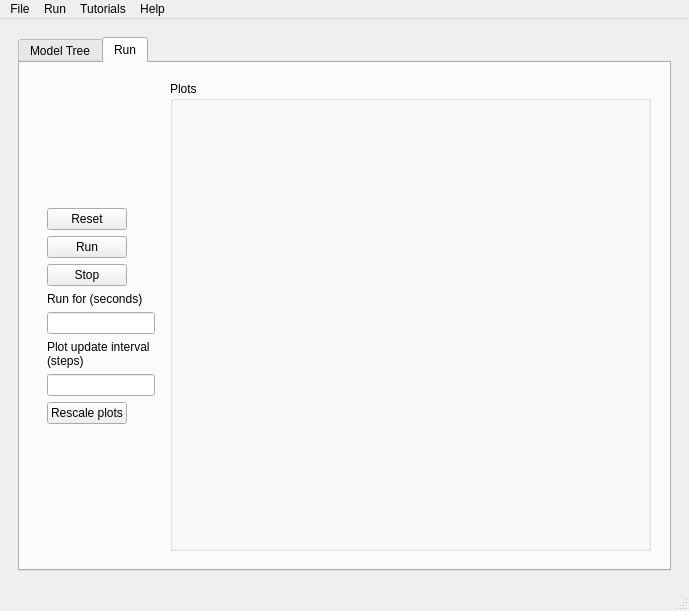
<ui version="4.0" >
 <class>MainWindow</class>
 <widget class="QMainWindow" name="MainWindow" >
  <property name="geometry" >
   <rect>
    <x>0</x>
    <y>0</y>
    <width>689</width>
    <height>611</height>
   </rect>
  </property>
  <property name="sizePolicy" >
   <sizepolicy vsizetype="Fixed" hsizetype="Fixed" >
    <horstretch>0</horstretch>
    <verstretch>0</verstretch>
   </sizepolicy>
  </property>
  <property name="windowTitle" >
   <string>MainWindow</string>
  </property>
  <property name="windowIcon" >
   <iconset resource="moose.qrc" >
    <normaloff>:/moose_thumbnail.png</normaloff>:/moose_thumbnail.png</iconset>
  </property>
  <widget class="QWidget" name="centralwidget" >
   <property name="geometry" >
    <rect>
     <x>0</x>
     <y>25</y>
     <width>689</width>
     <height>561</height>
    </rect>
   </property>
   <layout class="QVBoxLayout" name="verticalLayout" >
    <item>
     <widget class="QWidget" native="1" name="baseContainerWidget" >
      <property name="sizePolicy" >
       <sizepolicy vsizetype="Preferred" hsizetype="MinimumExpanding" >
        <horstretch>0</horstretch>
        <verstretch>0</verstretch>
       </sizepolicy>
      </property>
      <layout class="QHBoxLayout" name="horizontalLayout" >
       <item>
        <widget class="QTabWidget" name="tabWidget" >
         <property name="sizePolicy" >
          <sizepolicy vsizetype="MinimumExpanding" hsizetype="MinimumExpanding" >
           <horstretch>0</horstretch>
           <verstretch>0</verstretch>
          </sizepolicy>
         </property>
         <property name="currentIndex" >
          <number>1</number>
         </property>
         <widget class="QWidget" name="modelTreeTab" >
          <property name="geometry" >
           <rect>
            <x>0</x>
            <y>0</y>
            <width>649</width>
            <height>495</height>
           </rect>
          </property>
          <attribute name="title" >
           <string>Model Tree</string>
          </attribute>
          <attribute name="toolTip" >
           <string>Visualize the model as a tree structure</string>
          </attribute>
          <widget class="MooseTreeWidget" name="modelTreeWidget" >
           <property name="geometry" >
            <rect>
             <x>0</x>
             <y>0</y>
             <width>651</width>
             <height>491</height>
            </rect>
           </property>
           <column>
            <property name="text" >
             <string>1</string>
            </property>
           </column>
          </widget>
         </widget>
         <widget class="QWidget" name="runTab" >
          <property name="geometry" >
           <rect>
            <x>0</x>
            <y>0</y>
            <width>649</width>
            <height>495</height>
           </rect>
          </property>
          <attribute name="title" >
           <string>Run</string>
          </attribute>
          <layout class="QGridLayout" name="gridLayout" >
           <item row="0" column="0" >
            <widget class="QWidget" native="1" name="simulationWidget" >
             <property name="sizePolicy" >
              <sizepolicy vsizetype="MinimumExpanding" hsizetype="MinimumExpanding" >
               <horstretch>0</horstretch>
               <verstretch>0</verstretch>
              </sizepolicy>
             </property>
             <layout class="QHBoxLayout" name="horizontalLayout_2" >
              <item>
               <widget class="QWidget" native="1" name="runControlWidget" >
                <property name="sizePolicy" >
                 <sizepolicy vsizetype="Fixed" hsizetype="Preferred" >
                  <horstretch>0</horstretch>
                  <verstretch>0</verstretch>
                 </sizepolicy>
                </property>
                <layout class="QVBoxLayout" name="verticalLayout_2" >
                 <item>
                  <widget class="QPushButton" name="resetPushButton" >
                   <property name="sizePolicy" >
                    <sizepolicy vsizetype="Fixed" hsizetype="Fixed" >
                     <horstretch>0</horstretch>
                     <verstretch>0</verstretch>
                    </sizepolicy>
                   </property>
                   <property name="text" >
                    <string>Reset</string>
                   </property>
                  </widget>
                 </item>
                 <item>
                  <widget class="QPushButton" name="runPushButton" >
                   <property name="sizePolicy" >
                    <sizepolicy vsizetype="Fixed" hsizetype="Fixed" >
                     <horstretch>0</horstretch>
                     <verstretch>0</verstretch>
                    </sizepolicy>
                   </property>
                   <property name="text" >
                    <string>Run</string>
                   </property>
                  </widget>
                 </item>
                 <item>
                  <widget class="QPushButton" name="stopPushButton" >
                   <property name="sizePolicy" >
                    <sizepolicy vsizetype="Fixed" hsizetype="Fixed" >
                     <horstretch>1</horstretch>
                     <verstretch>2</verstretch>
                    </sizepolicy>
                   </property>
                   <property name="minimumSize" >
                    <size>
                     <width>20</width>
                     <height>10</height>
                    </size>
                   </property>
                   <property name="text" >
                    <string>Stop</string>
                   </property>
                  </widget>
                 </item>
                 <item>
                  <widget class="QLabel" name="runTimeLabel" >
                   <property name="sizePolicy" >
                    <sizepolicy vsizetype="Fixed" hsizetype="Fixed" >
                     <horstretch>0</horstretch>
                     <verstretch>0</verstretch>
                    </sizepolicy>
                   </property>
                   <property name="text" >
                    <string>Run for (seconds)</string>
                   </property>
                  </widget>
                 </item>
                 <item>
                  <widget class="QLineEdit" name="runTimeLineEdit" >
                   <property name="sizePolicy" >
                    <sizepolicy vsizetype="Fixed" hsizetype="Preferred" >
                     <horstretch>0</horstretch>
                     <verstretch>0</verstretch>
                    </sizepolicy>
                   </property>
                  </widget>
                 </item>
                 <item>
                  <widget class="QLabel" name="plotUpdateIntervalLabel" >
                   <property name="sizePolicy" >
                    <sizepolicy vsizetype="Fixed" hsizetype="Fixed" >
                     <horstretch>0</horstretch>
                     <verstretch>0</verstretch>
                    </sizepolicy>
                   </property>
                   <property name="text" >
                    <string>Plot update interval (steps)</string>
                   </property>
                   <property name="wordWrap" >
                    <bool>true</bool>
                   </property>
                  </widget>
                 </item>
                 <item>
                  <widget class="QLineEdit" name="plotUpdateIntervalLineEdit" >
                   <property name="sizePolicy" >
                    <sizepolicy vsizetype="Fixed" hsizetype="Fixed" >
                     <horstretch>0</horstretch>
                     <verstretch>0</verstretch>
                    </sizepolicy>
                   </property>
                  </widget>
                 </item>
                 <item>
                  <widget class="QPushButton" name="rescalePlotsPushButton" >
                   <property name="sizePolicy" >
                    <sizepolicy vsizetype="Fixed" hsizetype="Fixed" >
                     <horstretch>0</horstretch>
                     <verstretch>0</verstretch>
                    </sizepolicy>
                   </property>
                   <property name="text" >
                    <string>Rescale plots</string>
                   </property>
                  </widget>
                 </item>
                </layout>
               </widget>
              </item>
              <item>
               <widget class="QGroupBox" name="plotsGroupBox" >
                <property name="sizePolicy" >
                 <sizepolicy vsizetype="MinimumExpanding" hsizetype="MinimumExpanding" >
                  <horstretch>0</horstretch>
                  <verstretch>0</verstretch>
                 </sizepolicy>
                </property>
                <property name="title" >
                 <string>Plots</string>
                </property>
               </widget>
              </item>
             </layout>
            </widget>
           </item>
          </layout>
         </widget>
        </widget>
       </item>
      </layout>
     </widget>
    </item>
   </layout>
  </widget>
  <widget class="QMenuBar" name="menubar" >
   <property name="geometry" >
    <rect>
     <x>0</x>
     <y>0</y>
     <width>689</width>
     <height>25</height>
    </rect>
   </property>
   <widget class="QMenu" name="menuMOOSE" >
    <property name="title" >
     <string>File</string>
    </property>
    <addaction name="actionLoad" />
    <addaction name="actionSettings" />
    <addaction name="actionQuit" />
   </widget>
   <widget class="QMenu" name="menuTutorials" >
    <property name="title" >
     <string>Tutorials</string>
    </property>
    <addaction name="actionSquid_Axon" />
    <addaction name="actionIzhikevich_Neurons" />
   </widget>
   <widget class="QMenu" name="menuHelp" >
    <property name="title" >
     <string>Help</string>
    </property>
    <addaction name="actionDocumentation" />
    <addaction name="actionAbout_MOOSE" />
   </widget>
   <widget class="QMenu" name="menuRun" >
    <property name="title" >
     <string>Run</string>
    </property>
    <addaction name="actionReset" />
    <addaction name="actionStart" />
    <addaction name="actionStop" />
   </widget>
   <addaction name="menuMOOSE" />
   <addaction name="menuRun" />
   <addaction name="menuTutorials" />
   <addaction name="menuHelp" />
  </widget>
  <widget class="QStatusBar" name="statusbar" >
   <property name="geometry" >
    <rect>
     <x>0</x>
     <y>586</y>
     <width>689</width>
     <height>25</height>
    </rect>
   </property>
  </widget>
  <action name="actionLoad" >
   <property name="text" >
    <string>Load</string>
   </property>
   <property name="toolTip" >
    <string>Load a MOOSE/GENESIS/SBML Model</string>
   </property>
   <property name="shortcut" >
    <string>Ctrl+L</string>
   </property>
  </action>
  <action name="actionDocumentation" >
   <property name="text" >
    <string>Documentation</string>
   </property>
   <property name="shortcut" >
    <string>F1</string>
   </property>
  </action>
  <action name="actionAbout_MOOSE" >
   <property name="text" >
    <string>About MOOSE</string>
   </property>
  </action>
  <action name="actionReset" >
   <property name="text" >
    <string>Reset</string>
   </property>
   <property name="shortcut" >
    <string>F7</string>
   </property>
  </action>
  <action name="actionStart" >
   <property name="text" >
    <string>Start</string>
   </property>
   <property name="shortcut" >
    <string>F5</string>
   </property>
  </action>
  <action name="actionStop" >
   <property name="text" >
    <string>Stop</string>
   </property>
   <property name="shortcut" >
    <string>F6</string>
   </property>
  </action>
  <action name="actionQuit" >
   <property name="text" >
    <string>Quit</string>
   </property>
   <property name="shortcut" >
    <string>Ctrl+Q</string>
   </property>
  </action>
  <action name="actionSquid_Axon" >
   <property name="text" >
    <string>Squid Axon</string>
   </property>
  </action>
  <action name="actionIzhikevich_Neurons" >
   <property name="text" >
    <string>Izhikevich Neurons</string>
   </property>
  </action>
  <action name="actionSettings" >
   <property name="text" >
    <string>Settings</string>
   </property>
  </action>
 </widget>
 <customwidgets>
  <customwidget>
   <class>MooseTreeWidget</class>
   <extends>QTreeWidget</extends>
   <header location="global" >moosetree</header>
  </customwidget>
 </customwidgets>
 <resources>
  <include location="moose.qrc" />
 </resources>
 <connections/>
</ui>
